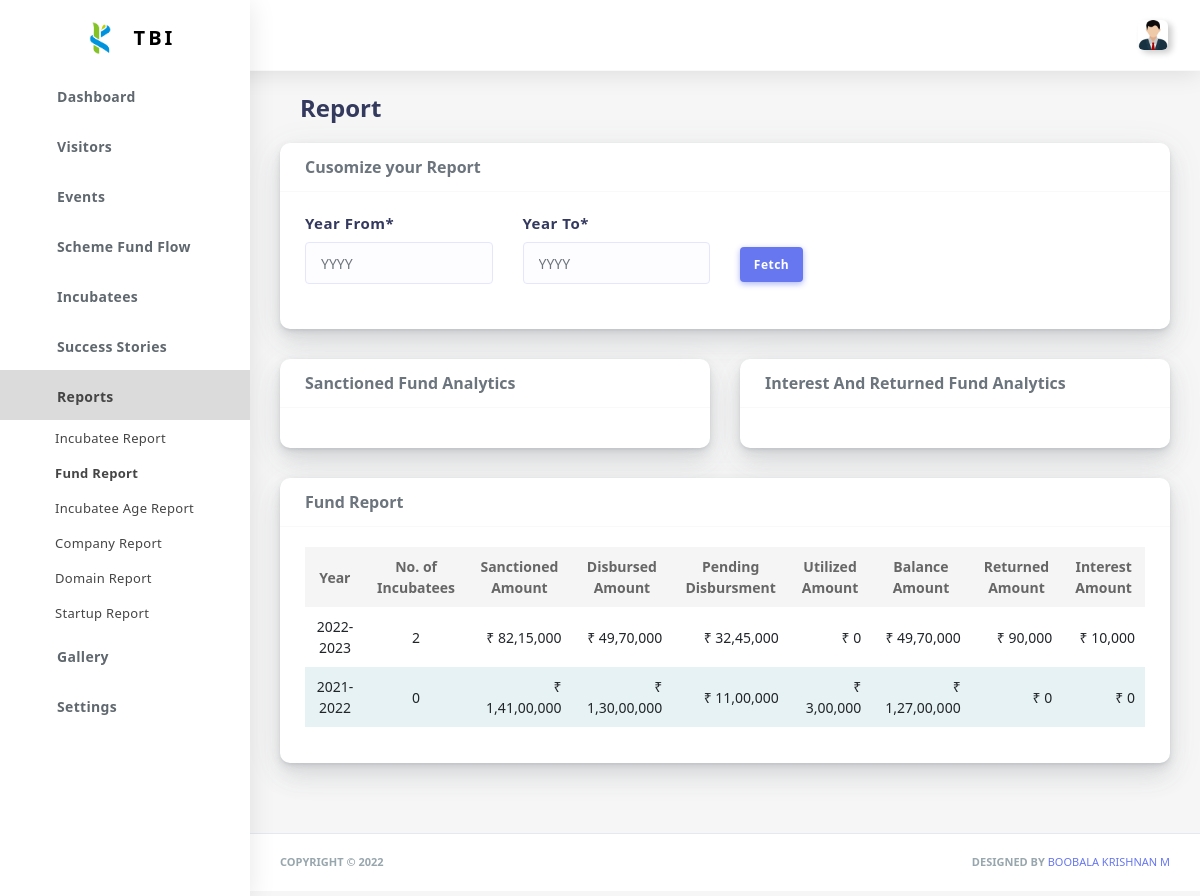
/reportFund/ (signed in), run on the app's committed database.
### Users/models.py (models this page shows, shortened)
class FinancialYear(models.Model):
    financialYear = models.CharField(
        max_length=12,
        validators=[
            RegexValidator(
                regex='^[0-9-]*$',
                message='Financial Year must be in the format YYYY-YYYY',
                code='invalid_username'
            ),
        ],
        verbose_name='Financial Year',
        primary_key=True,
    )

### Users/views.py (the view, shortened to what this page needs)
# urls.py: path('reportFund/',views.reportFund,name = 'reportFund'),
@login_required(login_url='/login/')
def reportFund(request):
    report = FinancialYear.objects.all().values().order_by("-financialYear")
    chart = {
        "sanctioned":{},
        "disbursed":{},
        "interest":{},
        "returned":{}
    }
    fromYear =  None
    toYear =  None
    for i in report:
        i['sanctioned'] = aggregate_Amount(FundLog.objects.filter(financialYear_id = i['financialYear']).values(),["sanctionedAmt"])[0]
        i['disbursed'] = getSum(aggregate_Amount(FundDisbursement.objects.filter(financialYear_id = i['financialYear']).values(),['capitalAmount','operatingAmount','fundAmount']))
        i['pending'] = currencySeparator(getAmount(i['sanctioned']) - getAmount(i['disbursed']))
        project = Project.objects.filter(financialYear = i['financialYear'])
        i['utilized'] = getSum(aggregate_Amount(Installment.objects.filter(project__in = project).values(),['disbursedAmt']))
        i['balance'] = currencySeparator(getAmount(i['disbursed']) - getAmount(i['utilized']))
        i['returned'] = getSum(aggregate_Amount(FundUtilization.objects.filter(financialYear_id = i['financialYear']).values(),['returnedAmt']))
        i['interest'] = getSum(aggregate_Amount(FundUtilization.objects.filter(financialYear_id = i['financialYear']).values(),['interestAmt']))
        i['incubatees'] = Incubatee.objects.all().filter(financialYear_id = i['financialYear']).count()
    def chartAssign(object,value):
        temp = []
        for i in object:
            temp.append(getAmount(i[value]))
        return temp
    chart['sanctioned'] = {"years": [i['financialYear'] for i in report.order_by('-financialYear')],"amount":chartAssign(report,'sanctioned')}
    chart['disbursed'] = {"years": [i['financialYear'] for i in report.order_by('-financialYear')],"amount":chartAssign(report,'disbursed')}
    chart['interest'] = {"years": [i['financialYear'] for i in report.order_by('-financialYear')],"amount":chartAssign(report,'interest')}
    chart['returned'] = {"years": [i['financialYear'] for i in report.order_by('-financialYear')],"amount":chartAssign(report,'returned')}
    return render(request, 'fundReport.html', {
        "report":report,
        "chart":chart,
        "from":fromYear,
        "to":toYear,
    })

### Users/functions.py (called while the page is built)
def currencySeparator(value):
    if(value == None):
        return 0
    amt = ''
    value = str(int(value))
    if len(value) > 3:
        temp = len(value)-5
        for i in range(len(value)-4, -1, -1):
            if i == temp:
                amt += value[i] + ','
                temp -= 2
            else:
                amt += value[i]
        amt = amt[::-1] + ',' + value[-3:]
    else:
        amt = str(value)
    return amt[1:] if amt[0] == ',' else amt

def getAmount(value):
    try:
        return int((value).replace(",",""))
    except:
        return 0

def aggregate_Amount(object, list_values):
    output_values = []
    for i in list_values:
        sum = 0
        for j in object:
            sum += getAmount(j[i])
        output_values.append(currencySeparator(sum))
    return output_values

def getSum(list_values):
    sum = 0
    for i in list_values:
        sum += getAmount(i)
    return currencySeparator(sum)

### Users/models.py (called while the page is built)
def currencySeparator(value):
    if(value == None):
        return 0
    amt = ''
    try:
        value = str(int(value))
    except:
        value = str(getAmount(value))
    if len(value) > 3:
        temp = len(value)-5
        for i in range(len(value)-4, -1, -1):
            if i == temp:
                amt += value[i] + ','
                temp -= 2
            else:
                amt += value[i]
        amt = amt[::-1] + ',' + value[-3:]
    else:
        amt = str(value)
    return amt[1:] if amt[0] == ',' else amt

### Front End/Templates/Reports/fundReport.html (shortened to what this page needs)
{% extends "body.html" %}
{% load crispy_forms_tags %}
{% load static %}
{% block content %}
<div class="main-content">
    <section class="section">
    <div class="section-header">
        <div class="col">
            <h1>Report</h1>
        </div>
    </div>
    <div class="row">
        <div class="col-lg-12 col-md-12 col-sm-12 col-xs-12 col-12">
            <div class="card">
                <div class="card-header">
                    <h4>Cusomize your Report</h4>
                </div>
                <div class="card-body">
                    <form action="{% url 'reportFund' %}" class="row" method="post">
                        <div class="col-3">
                            <div class="form-group">
                                <div id="" class="form-group">
                                    <label for="id_startAge" class=" requiredField">
                                        Year From<span class="asteriskField">*</span>
                                    </label>
                                    <div class="">
                                        <input type="number" placeholder="YYYY" name="startYear" class="form-control" min=2005 max=2100 required="" id="id_startYear" value="{{ from }}">
                                    </div>
                                </div>
                            </div>
                        </div>
                        <div class="col-3">
                            <div class="form-group">
                                <div id="" class="form-group">
                                    <label for="id_endYear" class=" requiredField">
                                        Year To<span class="asteriskField">*</span>
                                    </label>
                                    <div class="">
                                        <input type="number" placeholder="YYYY" name="toYear" class="form-control" min=2005 max=2100 required id="id_endYear" value="{{ to }}">
                                    </div>
                                </div>
                            </div>
                        </div>
                        <div class="col-1">
                            <div class="form-group">
                                <div id="" class="form-group">
                                    <div class="">
                                        <input type="submit" value="Fetch" class="btn btn-primary m-t-35">
                                    </div>
                                </div>
                            </div>
                        </div>
                    </form>
                </div>
            </div>
        </div>
        <div class="col-lg-6 col-md-6 col-sm-12 col-xs-12 col-6">
            <div class="card">
                <div class="card-header">
                    <h4>Sanctioned Fund Analytics</h4>
                </div>
                <div class="card-body">
                </div>
            </div>
        </div>
        <div class="col-lg-6 col-md-6 col-sm-12 col-xs-12 col-6">
            <div class="card">
                <div class="card-header">
                    <h4>Interest And Returned Fund Analytics</h4>
                </div>
                <div class="card-body">
                </div>
            </div>
        </div>
        <div class="col-12 col-sm-12 col-lg-12">
        <div class="card">
            <div class="card-header">
            <h4>Fund Report</h4>
            </div>
            <div class="card-body">
            <div class="table-responsive table-invoice">
                <table class="table table-striped text-center">
                    <thead>
                        <tr>
                            <th>Year</th>
                            <th>No. of Incubatees</th>
                            <th>Sanctioned Amount</th>
                            <th>Disbursed Amount</th>
                            <th>Pending Disbursment</th>
                            <th>Utilized Amount</th>
                            <th>Balance Amount</th>
                            <th>Returned Amount</th>
                            <th>Interest Amount</th>
                        </tr>
                    </thead>
                {% for i in report %}
                <tr>
                    <td>{{ i.financialYear }}</td>
                    <td class="text-center">{{ i.incubatees }}</td>
                    <td class="text-right">₹ {{ i.sanctioned }}</td>
                    <td class="text-right">₹ {{ i.disbursed }}</td>
                    <td class="text-right">₹ {{ i.pending }}</td>
                    <td class="text-right">₹ {{ i.utilized }}</td>
                    <td class="text-right">₹ {{ i.balance }}</td>
                    <td class="text-right">₹ {{ i.returned }}</td>
                    <td class="text-right">₹ {{ i.interest }}</td>
                </tr>
                {% endfor %}
                </table>
            </div>
            </div>
        </div>
        </div>
    </div>
    </section>
</div>
{% endblock content %}

### data on the page
FinancialYear: financialYear "2022-2023", incubatees "2", sanctioned "82,15,000", disbursed "49,70,000", pending "32,45,000", utilized "0", balance "49,70,000", returned "90,000", interest "10,000"
FinancialYear: financialYear "2021-2022", incubatees "0", sanctioned "1,41,00,000", disbursed "1,30,00,000", pending "11,00,000", utilized "3,00,000", balance "1,27,00,000", returned "0", interest "0"
